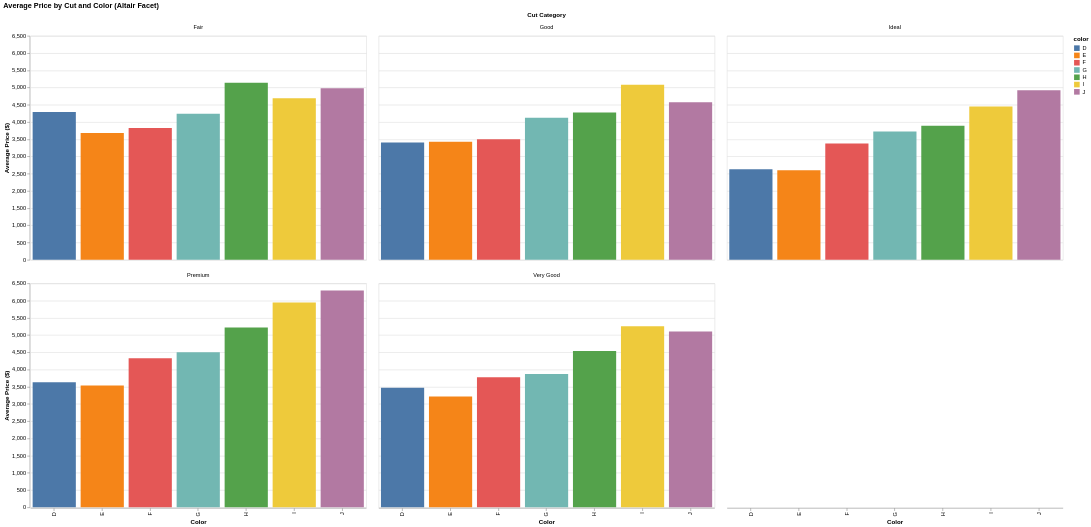

Notebook code cell kept with this figure:
### Markdown cell above
### Bonus 6: Average Price by Cut and Color using Altair

### Code cell
# Calculate average price by cut and color
avg_price_cut_color = diamonds.groupby(['cut', 'color'])['price'].mean().reset_index()
avg_price_cut_color.columns = ['cut', 'color', 'avg_price']

# Create interactive chart using Altair
chart = alt.Chart(avg_price_cut_color).mark_bar().encode(
    x=alt.X('color', title='Color'),
    y=alt.Y('avg_price', title='Average Price ($)'),
    color='color',
    tooltip=['cut', 'color', 'avg_price']
).properties(
    width=600,
    height=400
).facet(
    facet=alt.Facet('cut', title='Cut Category'),
    columns=3
).properties(
    title='Average Price by Cut and Color (Altair Facet)'
)

chart

### Figure 1 — Vega-Lite specification as saved in the notebook (floating-point values rounded to 4 significant figures)
{"config": {"view": {"continuousWidth": 300, "continuousHeight": 300}}, "data": {"name": "data-cbf98528f777b5ef08bbe8825d8178ef"}, "facet": {"field": "cut", "title": "Cut Category", "type": "nominal"}, "spec": {"mark": {"type": "bar"}, "encoding": {"color": {"field": "color", "type": "nominal"}, "tooltip": [{"field": "cut", "type": "nominal"}, {"field": "color", "type": "nominal"}, {"field": "avg_price", "type": "quantitative"}], "x": {"field": "color", "title": "Color", "type": "nominal"}, "y": {"field": "avg_price", "title": "Average Price ($)", "type": "quantitative"}}, "height": 400, "width": 600}, "columns": 3, "title": "Average Price by Cut and Color (Altair Facet)", "$schema": "https://vega.github.io/schema/vega-lite/v6.1.0.json", "datasets": {"data-cbf98528f777b5ef08bbe8825d8178ef": [{"cut": "Fair", "color": "D", "avg_price": 4291.0}, {"cut": "Fair", "color": "E", "avg_price": 3682.0}, {"cut": "Fair", "color": "F", "avg_price": 3827.0}, {"cut": "Fair", "color": "G", "avg_price": 4239.0}, {"cut": "Fair", "color": "H", "avg_price": 5136.0}, {"cut": "Fair", "color": "I", "avg_price": 4685.0}, {"cut": "Fair", "color": "J", "avg_price": 4976.0}, {"cut": "Good", "color": "D", "avg_price": 3405.0}, {"cut": "Good", "color": "E", "avg_price": 3424.0}, {"cut": "Good", "color": "F", "avg_price": 3496.0}, {"cut": "Good", "color": "G", "avg_price": 4123.0}, {"cut": "Good", "color": "H", "avg_price": 4276.0}, {"cut": "Good", "color": "I", "avg_price": 5079.0}, {"cut": "Good", "color": "J", "avg_price": 4574.0}, {"cut": "Ideal", "color": "D", "avg_price": 2629.0}, {"cut": "Ideal", "color": "E", "avg_price": 2598.0}, {"cut": "Ideal", "color": "F", "avg_price": 3375.0}, {"cut": "Ideal", "color": "G", "avg_price": 3721.0}, {"cut": "Ideal", "color": "H", "avg_price": 3889.0}, {"cut": "Ideal", "color": "I", "avg_price": 4452.0}, {"cut": "Ideal", "color": "J", "avg_price": 4918.0}, {"cut": "Premium", "color": "D", "avg_price": 3631.0}, {"cut": "Premium", "color": "E", "avg_price": 3539.0}, {"cut": "Premium", "color": "F", "avg_price": 4325.0}, {"cut": "Premium", "color": "G", "avg_price": 4501.0}, {"cut": "Premium", "color": "H", "avg_price": 5217.0}, {"cut": "Premium", "color": "I", "avg_price": 5946.0}, {"cut": "Premium", "color": "J", "avg_price": 6295.0}, {"cut": "Very Good", "color": "D", "avg_price": 3470.0}, {"cut": "Very Good", "color": "E", "avg_price": 3215.0}, {"cut": "Very Good", "color": "F", "avg_price": 3779.0}, {"cut": "Very Good", "color": "G", "avg_price": 3873.0}, {"cut": "Very Good", "color": "H", "avg_price": 4535.0}, {"cut": "Very Good", "color": "I", "avg_price": 5256.0}, {"cut": "Very Good", "color": "J", "avg_price": 5104.0}]}}
